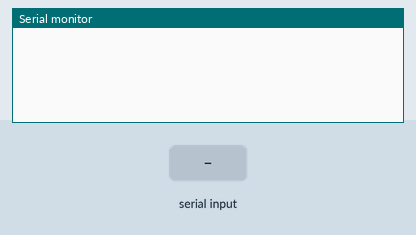
The sketch below on a simulated Arduino Uno, built with avr-gcc and run on an emulated ATmega328P. On the bench: the last lines printed to the serial monitor. Inputs (shaded band) come from the test bench.

Above: at 1.2 s.
1.3 s: "a" received over Serial
At 2.5 s:
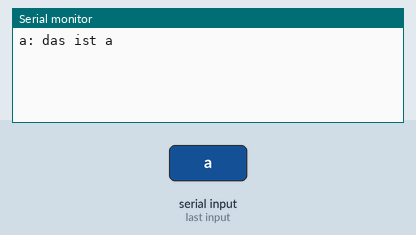
2.8 s: "b" received over Serial
At 3.6 s:
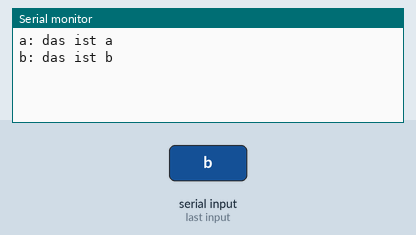
4.3 s: "c" received over Serial
At 4.7 s:
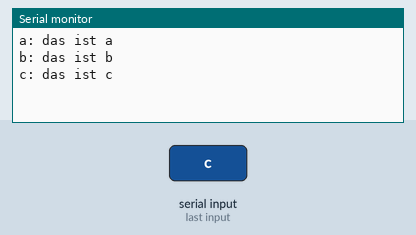
5.8 s: "d" received over Serial
At 7.0 s:
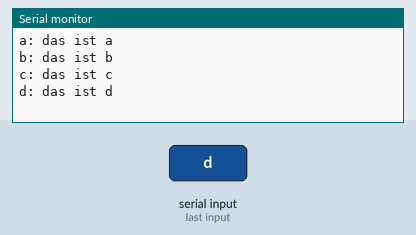
7.3 s: "e" received over Serial
At 8.2 s:
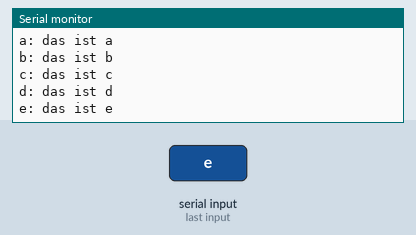
8.8 s: "f" received over Serial
At 9.4 s:
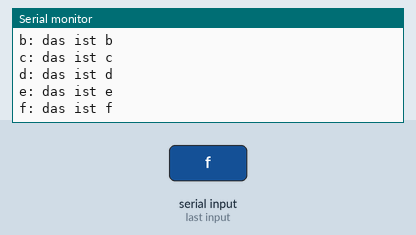

Measured:
- after the input at 1.3 s, the serial monitor: prints a new line at once (image 1)
- after the input at 2.8 s, the serial monitor: prints a new line at once (image 2)
- after the input at 4.3 s, the serial monitor: prints a new line at once (image 3)
- after the input at 5.8 s, the serial monitor: prints a new line at once (image 4)
- after the input at 7.3 s, the serial monitor: prints a new line at once (image 5)
- after the input at 8.8 s, the serial monitor: prints a new line at once (image 6)

The sketch:

SwitchCase.ino
```cpp
/*
  Würfel mit 5 Augen

  Version 1.0
  Der Hobbyelektroniker
  Der Code ist Public Domain und kann ohne Einschränkungen frei verwendet werden
*/

void setup() {
  Serial.begin(9600);
}

void test(char c) {
  if (c < 'a') return;
  Serial.print(c); Serial.print(": ");
  switch (c) {
    case 'a':
      Serial.println("das ist a");
      break;
    case 'b':
      Serial.println("das ist b");
      break;
    case 'c':
      Serial.println("das ist c");
      break;
    case 'd':
      Serial.println("das ist d");
      break;
    case 'e':
      Serial.println("das ist e");
      break;
    case 'f':
      Serial.println("das ist f");
      break;
    default:
      Serial.println("das ist sonstwas");
  }
}

void loop() {
  if (Serial.available()) {
    char c = Serial.read();
    test(c);
  }
}
```
